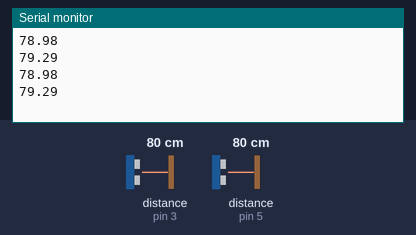
Recording of a sketch running on a simulated Arduino Uno, built with avr-gcc and run on an emulated ATmega328P. Shown: the last lines printed to the serial monitor. Wiring (inferred from the names in the program): 2 × ultrasonic range finder: trigger pin 2, echo pin 3 / trigger pin 4, echo pin 5. The inputs (shaded band) are chosen by the test bench; at power-on: distance to the obstacle (sensors on pin 3, pin 5) 80 cm. The echo pulse lasts 58.3 µs per cm.

Above: at 5.8 s.
5.9 s: distance to the obstacle (sensor on pin 3) set to 2 cm
At 11.2 s:
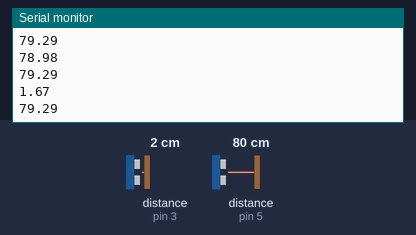
11.9 s: distance to the obstacle (sensor on pin 5) set to 2 cm
At 16.3 s:
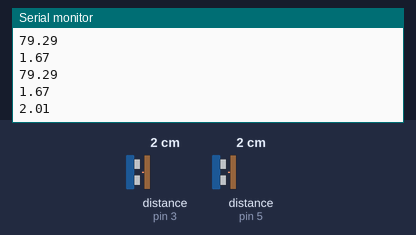
17.9 s: distance to the obstacle (sensor on pin 3) set to 4 cm
At 21.3 s:
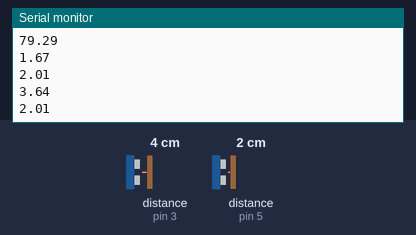
23.9 s: distance to the obstacle (sensor on pin 5) set to 4 cm
At 26.4 s:
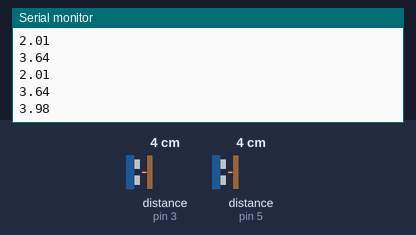
Timing chart, 0 to 27.9 s (numbered marks = the images above; inputs shaded):
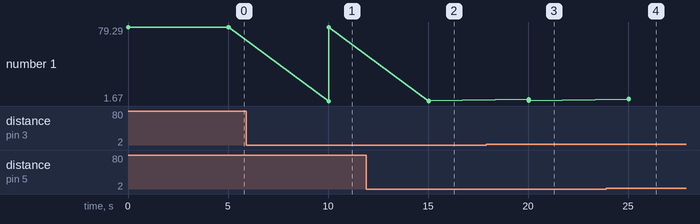

Measured:
- after the input at 5.9 s, the serial monitor: prints a new line after 4.1 s (image 1)
- after the input at 11.9 s, the serial monitor: prints a new line after 3.1 s (image 2)
- after the input at 17.9 s, the serial monitor: prints a new line after 2.1 s (image 3)
- after the input at 23.9 s, the serial monitor: prints a new line after 1.1 s (image 4)
- plotted number 1: 79.29 → 2.01 after the input at 11.9 s, 2.01 → 3.98 after the input at 23.9 s

The sketch:

sketch_nov2a.ino
```cpp
const int TRIG[2] = {2, 4};  // Pinos TRIG para os sensores
const int ECHO[2] = {3, 5};

long tempo[2];
float distancia[2];
int mapeamento[2];

void setup() {
  Serial.begin(9600);

  pinMode(TRIG[0], OUTPUT);
  pinMode(ECHO[0], INPUT);

  pinMode(TRIG[1], OUTPUT);
  pinMode(ECHO[1], INPUT);

}

void loop() {
    /* Sensor 1 */

  digitalWrite(TRIG[0], LOW);
  delayMicroseconds(5);
  digitalWrite(TRIG[0], HIGH);
  delayMicroseconds(10);
  digitalWrite(TRIG[0], LOW);
  tempo[0] = pulseIn(ECHO[0], HIGH);
  distancia[0] = (tempo[0] / 2) * 0.034;
  mapeamento[0] = map(distancia[0], 50, 150, 2, 1);


    /* Sensor 2 */

  digitalWrite(TRIG[1], LOW);
  delayMicroseconds(5);
  digitalWrite(TRIG[1], HIGH);
  delayMicroseconds(10);
  digitalWrite(TRIG[1], LOW);
  tempo[1] = pulseIn(ECHO[1], HIGH);
  delayMicroseconds(5);
  distancia[1] = (tempo[1] / 2) * 0.034;
  mapeamento[1] = map(distancia[1], 50, 150, 2, 1);


  /* Leitura da Variavel Distancia*/

  if(distancia[0] <= 249){

    if(mapeamento[0] == 1){

      Serial.println (distancia[0]);

    } else if(mapeamento[0] == 2){

      Serial.println (distancia[0]);
    }
  }

  if(distancia[1] <= 249){

    if(mapeamento[1] == 1){

      Serial.println (distancia[1]);

    } else if(mapeamento[1] == 2){

      Serial.println (distancia[1]);
    }
  }

  delay(5000);
}
```
